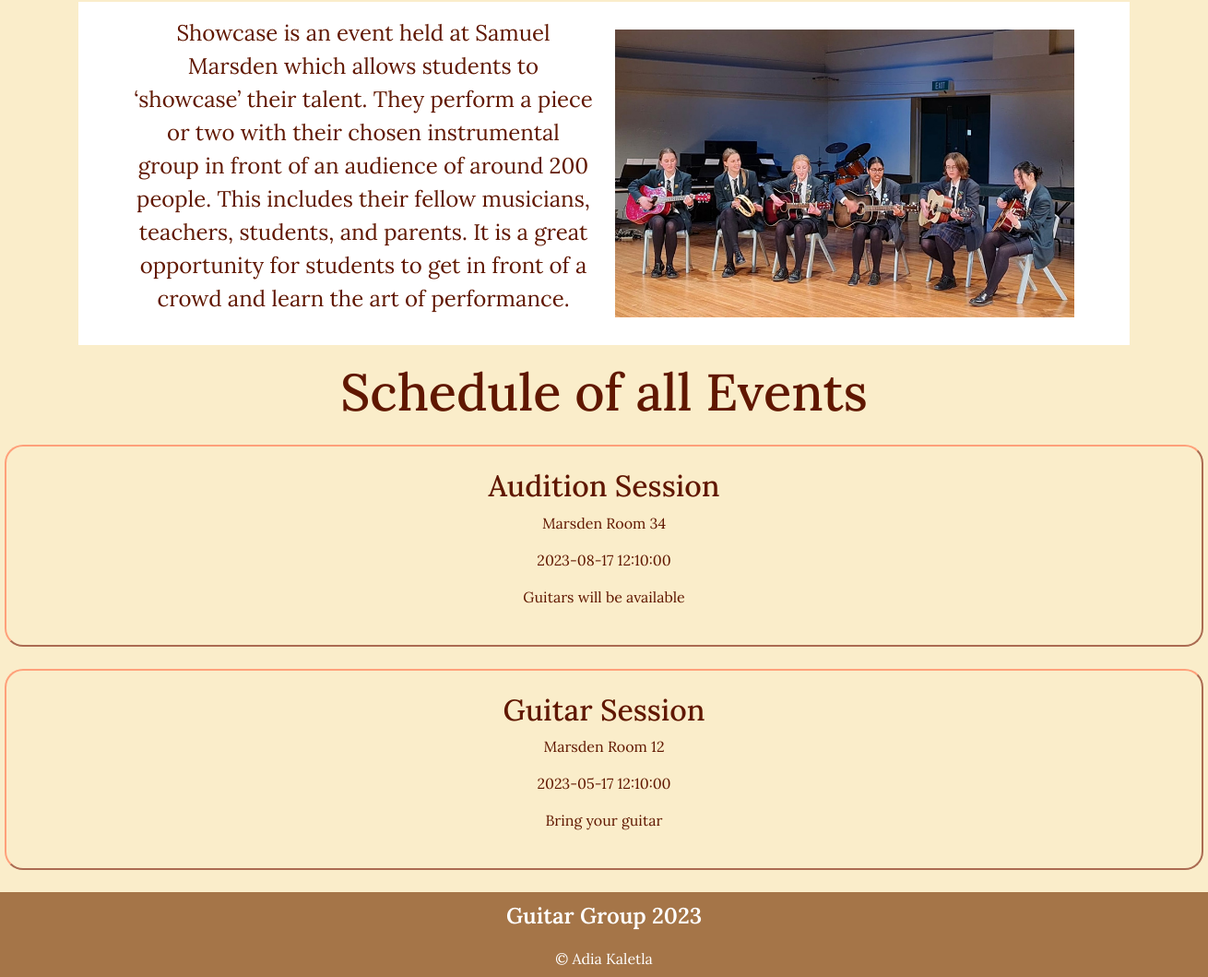
Before: /schedule (lower part) with the older database file.
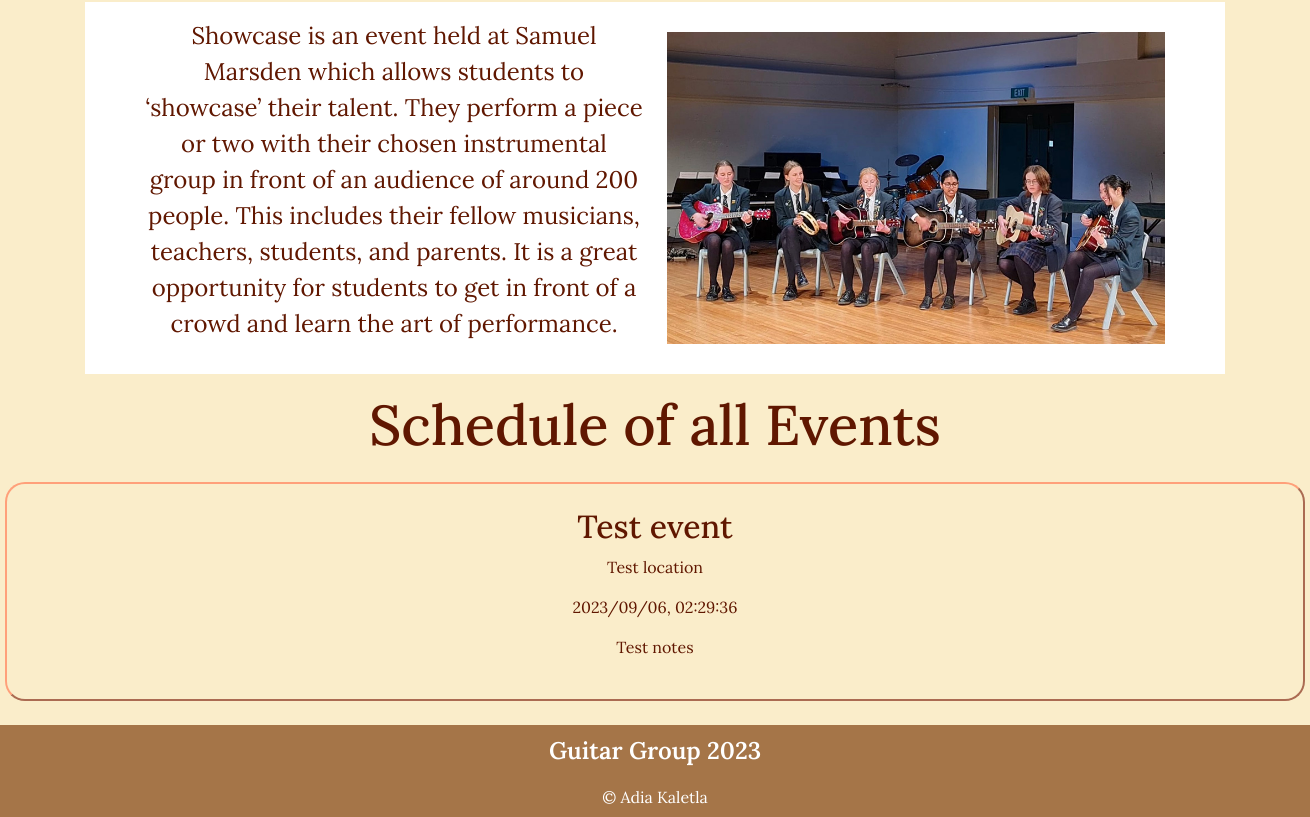
After: the same page with the newer database file.
### tables this page shows
CREATE TABLE schedule(
schedule_id integer primary key autoincrement not null,
event_name text not null,
location text not null,
date_time date not null,
notes text,
member_id integer,
foreign key(member_id) references member(member_id)
);

### server.py (the view)
@app.route('/schedule')
def schedule():
    print("start schedule")
    sql = """select schedule.schedule_id, schedule.event_name, schedule.location, schedule.date_time,
        schedule.notes, member.first_name
        from schedule
        join member on schedule.member_id= member.member_id
        order by schedule.date_time desc;
        """
    print("start schedule2")
    result = run_search_query_tuples(sql, (), db_path, True)
    print(result)
    return render_template("schedule.html", schedule=result)

### db_functions.py (called while the page is built)
def run_search_query_tuples(sql_query, values_tuple, file_path, rowfactory=False):
    try:
        db = sqlite3.connect(file_path)
        if rowfactory:
            db.row_factory = sqlite3.Row
        cursor = db.cursor()
        cursor.execute(sql_query, values_tuple)
        result = cursor.fetchall()
        cursor.close()
    except sqlite3.Error as error:
        print("Error running search query tuples: {}".format(error))
        return None
    db.close()
    if result is None:
        print("No search values were found")
    return result

### templates/schedule.html (shortened to what this page needs)
{% extends "layout.html" %}
{% block content%}
<div class="container-lg">
    <div class="row align-items-center px-5 py-3">
        <div class="col-lg-6">
            <p class="body-text"> Showcase is an event held at Samuel Marsden which allows students to ‘showcase’ their talent. They perform a piece or two with their chosen instrumental group in front of an audience of around 200 people. This includes their fellow musicians, teachers, students, and parents. It is a great opportunity for students to get in front of a crowd and learn the art of performance.</p>
        </div>
        <div class="col-lg-6">
            <img class="img-fluid part-img" src="static/images/showcase2.jpg" alt="2">
        </div>
    </div>
</div>
<h1>Schedule of all Events</h1>
<div class="schedule-box">
            {% for row in schedule %}
                <div class="container-lg2 p-4 my-4" style="width:1300px;margin:auto">
                    <h2 class="schedule-box"> {{ row['event_name'] }} </h2>
                    <p class="location"> {{ row['location'] | replace("\n", "<br>") | safe}} </p>
                    <p class="date_time"> {{ row['date_time'] | replace("\n", "<br>") | safe}} </p>
                    <p class="notes"> {{ row['notes'] | replace("\n", "<br>") | safe}} </p>
                </div>
            {% endfor %}
</div>
{% endblock %}

### templates/layout.html (shortened to what this page needs)
<!DOCTYPE html>
<html lang="eng">
<head>
    <link href="https://cdn.jsdelivr.net/npm/bootstrap@5.2.3/dist/css/bootstrap.min.css" rel="stylesheet">
    <link rel="stylesheet" href="static/styles.css">
</head>
<body>
{% block content %}
{% endblock %}
<footer class="container-fluid footer-content">
    <p> Guitar Group 2023 </p>
    <div>&copy; Adia Kaletla </div>
</footer>
</body>
</html>

### static/styles.css (style rules this page uses)
:root { --dutch-white: rgb(250, 237, 202); --charcol: rgb(54, 70, 82); --chamoisee: rgb(165, 117, 72); --black-bean: rgb(43, 5, 4); --blood-red: rgb(96, 23, 0); }
body { font-family: 'Lora', sans-serif; font-size: 100%; background-color: var(--dutch-white); }
.body-text, label { font-size: 1.5em; text-align: center; color:var(--blood-red); }
h1 { font-size: 3.5em; color:var(--blood-red); text-align: center; font-weight: 500; margin: 0.3em; }
h2 { font-size: 2em; color:var(--blood-red); text-align: left; font-weight: 500; }
.container-fluid { border: 0 solid blue; padding: 0; }
.container-lg { background-color:rgb(255,255,255); overflow: auto; }
.container-lg2 { border: 2px outset lightsalmon; border-radius: 20px; padding-left: 20px; padding-top: 10px; padding-bottom: 10px; width: 600px; overflow: auto; }
.part-img { max-width: 100%; margin: auto; display: block; }
.schedule-box { text-align: center; color: var(--blood-red); }
.footer-content { background-color: var(--chamoisee); text-align: center; padding: 0.5em 0 0.5em 0; color:white; margin-top: 1em; }
.footer-content p:first-child { font-weight: 600; font-size: 1.5em; }

Changed rows visible on the page:
removed schedule: event_name "Audition Session", location "Marsden Room 34", date_time "2023-08-17 12:10:00", notes "Guitars will be available"
removed schedule: event_name "Guitar Session", location "Marsden Room 12", date_time "2023-05-17 12:10:00", notes "Bring your guitar"
added schedule: event_name "Test event", location "Test location", date_time "2023/09/06, 02:29:36", notes "Test notes"
